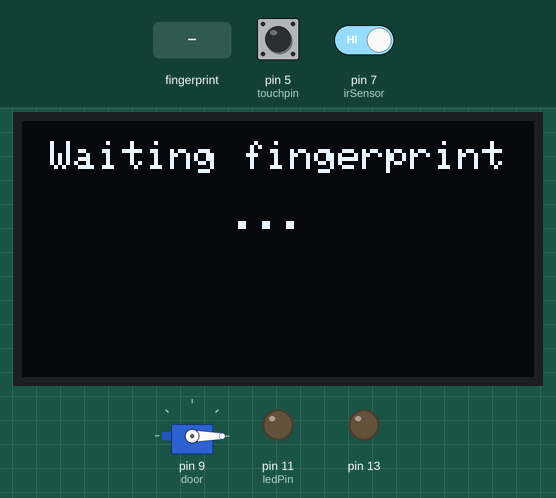
A sketch run on a simulated Arduino Uno, built with avr-gcc and run on an emulated ATmega328P. Parts: servo, 128×64 one-colour display, output pins drawn as LEDs (lit = HIGH). Inputs (shaded band) come from the test bench; at power-on: pin 7 (irSensor) HIGH, pin 5 (touchpin) LOW. What the sketch prints to the serial monitor is not drawn.

Above: at 4.2 s.
4.3 s: finger stored as number 1 placed on the sensor
At 7.9 s:
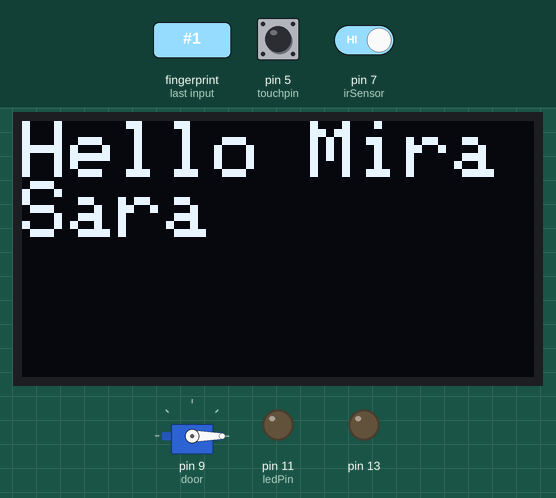
13.2 s: pin 7 (irSensor) driven LOW
At 15.5 s:
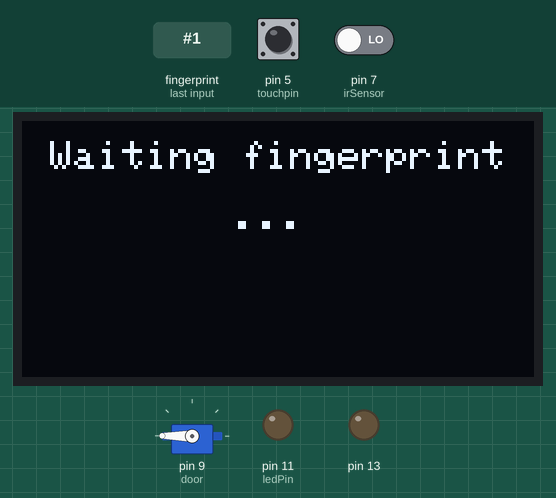
17.2 s: pin 5 (touchpin) pulled HIGH for 3 s
At 18.1 s:
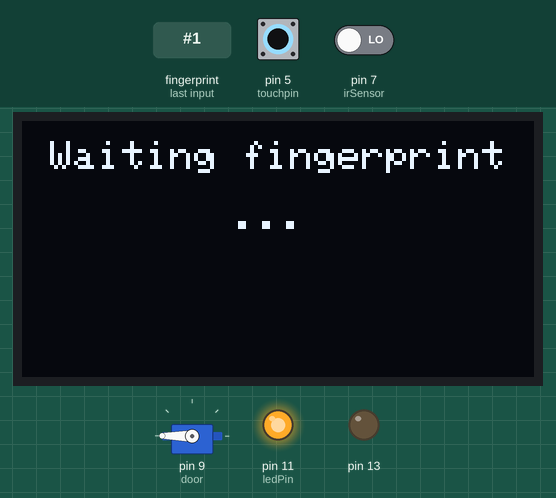
22.4 s: pin 7 (irSensor) driven HIGH
At 24.5 s:
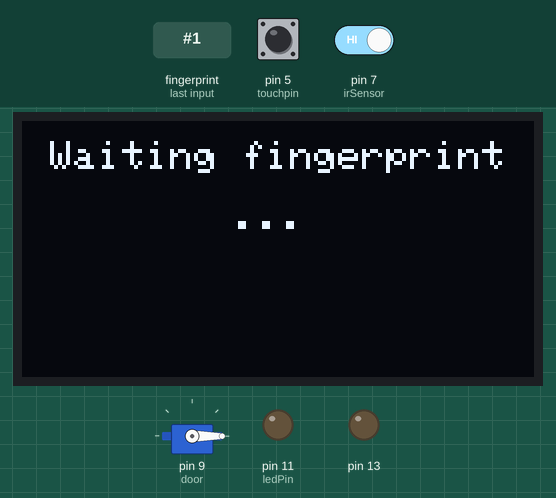
26.4 s: pin 5 (touchpin) pulled HIGH for 3 s
At 28.3 s:
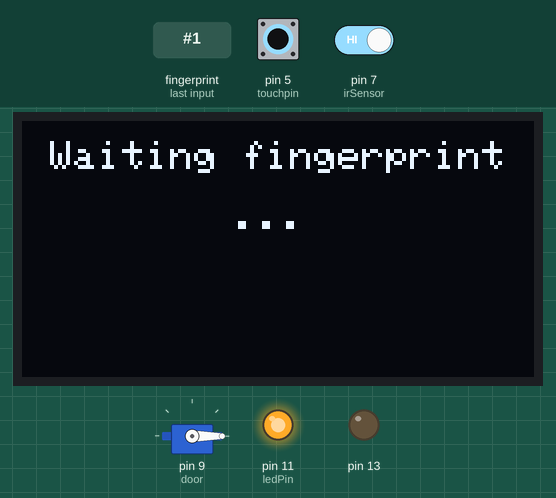
Timing chart, 0 to 31.9 s (numbered marks = the images above; inputs shaded):
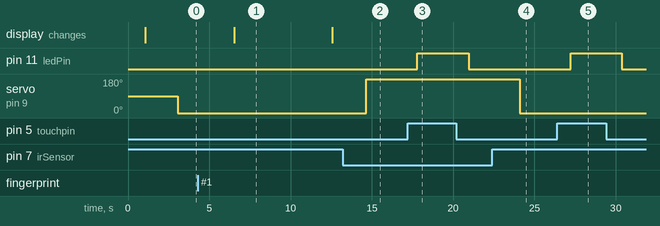

The sketch:

Fingerprint_with_IR_sensor.ino
```cpp
#include <Servo.h>
#define touchpin 5 // sets the capactitive touch sensor @pin 4


#include <Wire.h>
#include <Adafruit_GFX.h>
#include <Adafruit_SSD1306.h>
#define OLED_RESET 4
Adafruit_SSD1306 display(OLED_RESET);

#include <Adafruit_Fingerprint.h>
#include <SoftwareSerial.h>
SoftwareSerial mySerial(2, 3);

Adafruit_Fingerprint finger = Adafruit_Fingerprint(&mySerial);
int fingerprintID = 0;
String IDname;

int irSensor = 7; // declaring the pin where IR sensor is attached
Servo door; //naming the servo
int pos = 0; // initial position of the servo
int ledPin = 11; // sets the LED @pin 2

void setup() {
  door.attach(9); // pin to which servo is attached
  pinMode(13,OUTPUT);
  Serial.begin(9600);
  pinMode(irSensor, INPUT); // setting the pin to take input from the IR sensor
  pinMode(touchpin, INPUT); //sets the touch sensor as input
  pinMode(ledPin, OUTPUT);  //sets the led as output

  //Fingerprint sensor module setup
  Serial.begin(9600);
  // set the data rate for the sensor serial port
  finger.begin(57600);

  if (finger.verifyPassword()) {
    Serial.println("Found fingerprint sensor!");
  }
  else {
    Serial.println("Did not find fingerprint sensor :(");
    while (1) { delay(1); }
  }

  //OLED display setup
  Wire.begin();
  display.begin(SSD1306_SWITCHCAPVCC, 0x3C);
  //displays main screen
  displayMainScreen();
}

void loop() {
  detectPeople();
  detectFingerprint();
  detectPassenger();
}

void detectPeople(){
  int buttonState = digitalRead(irSensor); //reading the input
  Serial.println(buttonState);

  if(buttonState == 0){ //if an object is detected the value turns 0
    pos = 180; //open the door
    door.write(pos);
    //digitalWrite(13,HIGH);//turn on indicator
    }
  else{
    pos = 0; // closing the door when no object
    door.write(pos);
   // digitalWrite(13,LOW);//turn off indicator
    }
  delay(1000);
}


void  detectFingerprint()
{
  displayMainScreen();
  fingerprintID = getFingerprintIDez();
  delay(50);
  if(fingerprintID == 1 || fingerprintID == 3 || fingerprintID == 4 || fingerprintID == 5){
    IDname = "Sara";
    displayUserGreeting(IDname);
  }
  else if(fingerprintID == 2){
    IDname = "Rui";
    displayUserGreeting(IDname);
  }
}

// returns -1 if failed, otherwise returns ID #
int getFingerprintIDez() {
  uint8_t p = finger.getImage();
  if (p != FINGERPRINT_OK)  return -1;

  p = finger.image2Tz();
  if (p != FINGERPRINT_OK)  return -1;

  p = finger.fingerFastSearch();
  if (p != FINGERPRINT_OK)  return -1;

  // found a match!
  Serial.print("Found ID #");
  Serial.print(finger.fingerID);
  Serial.print(" with confidence of ");
  Serial.println(finger.confidence);
  return finger.fingerID;
}

void displayMainScreen(){
  display.clearDisplay();
  display.setTextSize(1);
  display.setTextColor(WHITE);
  display.setCursor(7,5);
  display.println("Waiting fingerprint");
  display.setTextSize(1);
  display.setTextColor(WHITE);
  display.setCursor(52,20);
  display.println("...");
  display.display();
  delay(2000);
}

void displayUserGreeting(String Name){
  display.clearDisplay();
  display.setTextColor(WHITE);
  display.setTextSize(2);
  display.setCursor(0,0);
  display.print("Hello Mira");
  display.setCursor(0,15);
  display.print(Name);
  display.display();
  delay(5000);
  fingerprintID = 0;
}


void detectPassenger()
{
  int touchValue = digitalRead(touchpin); //reads the touch sensor signal

  if (touchValue == HIGH){      //if sensor is HIGH
    digitalWrite(ledPin, HIGH);   //LED will turn ON
  }
  else {       //otherwise
    digitalWrite(ledPin,LOW); //LED is turned OFF
  }
 // delay(300);   //delay of 300milliseconds
}
```

Measured:
- after the input at 4.3 s, the display: changes after 2.2 s (image 1)
- after the input at 13.2 s, servo on pin 9 (door): 0° → 180° after 1.5 s
- after the input at 17.2 s, pin 11 (ledPin): LOW → HIGH after 0.60 s, → LOW 3.1 s later
- after the input at 22.4 s, servo on pin 9 (door): 180° → 0° after 1.7 s
- after the input at 26.4 s, pin 11 (ledPin): LOW → HIGH after 0.82 s, → LOW 3.1 s later
- what the display in image 1 shows lasts 6.1 s, from 6.5 s to 12.6 s
